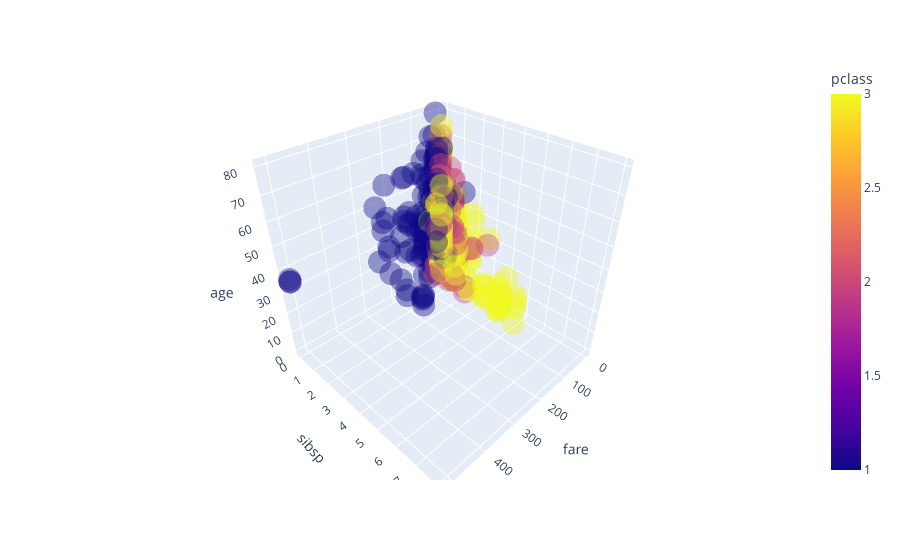

Notebook code for this chart:
### Markdown cell above
# Q2: Create a 3D scatter plot represents fare, sibsp and age columns
- Reset the opacity to 0.4
- The color argumnet should be based on pclass column.
- The symbol argumnet should be based on sex column.

### Code cell
# write your code here ^_^
fig_3d = px.scatter_3d(df, x="fare", y="sibsp", z="age", color="pclass", opacity=0.4)
fig_3d.show()

### Figure 1 — Plotly figure (JSON) as saved in the notebook; plotly's stock layout.template omitted (floating-point values rounded to 4 significant figures; data arrays with more than 128 entries replaced by an {"elided": "..."} marker saying what was removed)
{"data": [{"hovertemplate": "fare=%{x}<br>sibsp=%{y}<br>age=%{z}<br>pclass=%{marker.color}<extra></extra>", "legendgroup": "", "marker": {"color": {"elided": "891 int values"}, "coloraxis": "coloraxis", "opacity": 0.4, "symbol": "circle"}, "mode": "markers", "name": "", "scene": "scene", "showlegend": false, "type": "scatter3d", "x": {"elided": "891 float values"}, "y": {"elided": "891 int values"}, "z": {"elided": "891 float values"}}], "layout": {"coloraxis": {"colorbar": {"title": {"text": "pclass"}}, "colorscale": [[0, "#0d0887"], [0.1111, "#46039f"], [0.2222, "#7201a8"], [0.3333, "#9c179e"], [0.4444, "#bd3786"], [0.5556, "#d8576b"], [0.6667, "#ed7953"], [0.7778, "#fb9f3a"], [0.8889, "#fdca26"], [1, "#f0f921"]]}, "legend": {"tracegroupgap": 0}, "margin": {"t": 60}, "scene": {"domain": {"x": [0, 1], "y": [0, 1]}, "xaxis": {"title": {"text": "fare"}}, "yaxis": {"title": {"text": "sibsp"}}, "zaxis": {"title": {"text": "age"}}}}}
